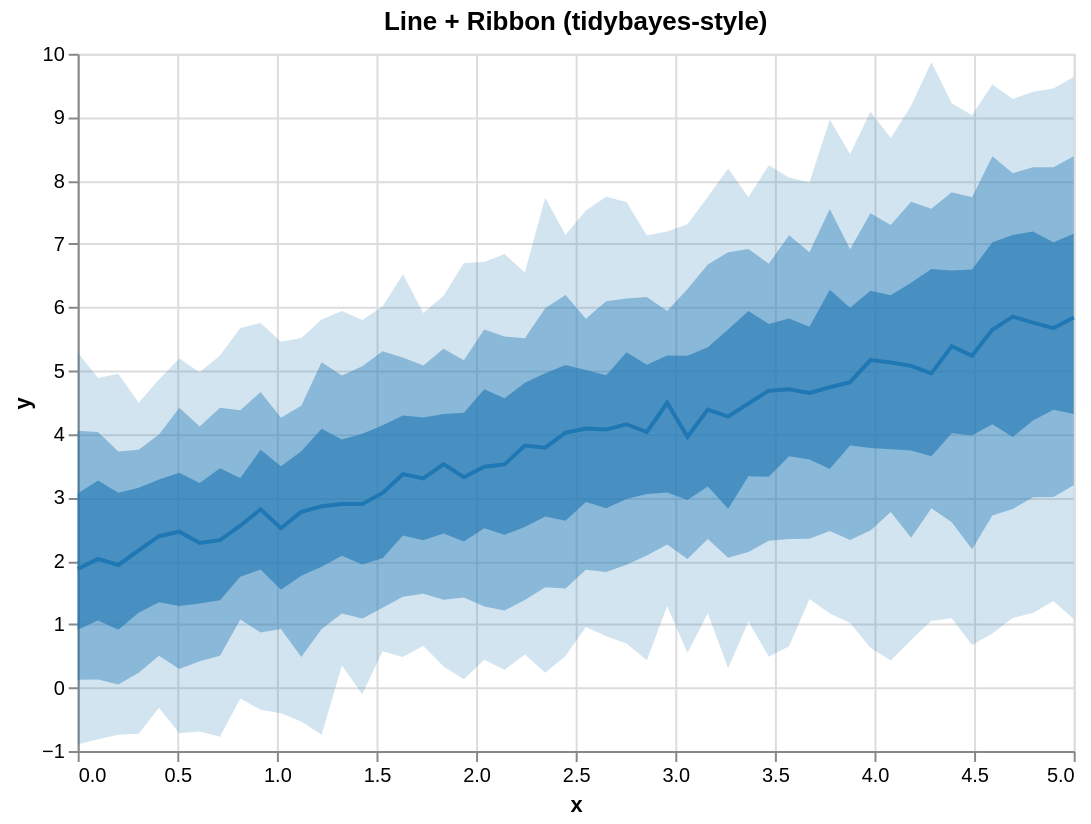

Write the Vega-Lite specification saved for this chart.
### Vega-Lite specification from a JSON file in a GitHub repository (floating-point values rounded to 4 significant figures)
{"$schema": "https://vega.github.io/schema/vega-lite/v5.json", "height": 350, "layer": [{"encoding": {"x": {"field": "x", "type": "quantitative"}, "y2": {"field": "hi_0_95_"}, "y": {"field": "lo_0_95_", "title": "y", "type": "quantitative"}}, "mark": {"line": false, "fill": "#1f77b4", "type": "area", "opacity": 0.2}}, {"encoding": {"x": {"field": "x", "type": "quantitative"}, "y2": {"field": "hi_0_8_"}, "y": {"field": "lo_0_8_", "title": "y", "type": "quantitative"}}, "mark": {"line": false, "fill": "#1f77b4", "type": "area", "opacity": 0.4}}, {"encoding": {"x": {"field": "x", "type": "quantitative"}, "y2": {"field": "hi_0_5_"}, "y": {"field": "lo_0_5_", "title": "y", "type": "quantitative"}}, "mark": {"line": false, "fill": "#1f77b4", "type": "area", "opacity": 0.6}}, {"encoding": {"x": {"field": "x", "type": "quantitative"}, "y": {"field": "__median__", "type": "quantitative"}}, "mark": {"color": "#1f77b4", "strokeWidth": 2, "type": "line"}}], "data": {"values": [{"lo_0_8_": 0.1233, "lo_0_95_": -0.8994, "hi_0_8_": 4.052, "x": 0.0, "__median__": 1.872, "hi_0_5_": 3.061, "hi_0_95_": 5.285, "lo_0_5_": 0.9141}, {"lo_0_8_": 0.1289, "lo_0_95_": -0.8148, "hi_0_8_": 4.035, "x": 0.102, "__median__": 2.031, "hi_0_5_": 3.267, "hi_0_95_": 4.885, "lo_0_5_": 1.06}, {"lo_0_8_": 0.04976, "lo_0_95_": -0.7435, "hi_0_8_": 3.724, "x": 0.2041, "__median__": 1.935, "hi_0_5_": 3.074, "hi_0_95_": 4.951, "lo_0_5_": 0.9109}, {"lo_0_8_": 0.2361, "lo_0_95_": -0.7278, "hi_0_8_": 3.753, "x": 0.3061, "__median__": 2.165, "hi_0_5_": 3.154, "hi_0_95_": 4.493, "lo_0_5_": 1.179}, {"lo_0_8_": 0.5041, "lo_0_95_": -0.317, "hi_0_8_": 3.993, "x": 0.4082, "__median__": 2.389, "hi_0_5_": 3.281, "hi_0_95_": 4.861, "lo_0_5_": 1.347}, {"lo_0_8_": 0.2936, "lo_0_95_": -0.7207, "hi_0_8_": 4.416, "x": 0.5102, "__median__": 2.46, "hi_0_5_": 3.389, "hi_0_95_": 5.194, "lo_0_5_": 1.287}, {"lo_0_8_": 0.4158, "lo_0_95_": -0.6929, "hi_0_8_": 4.12, "x": 0.6122, "__median__": 2.283, "hi_0_5_": 3.228, "hi_0_95_": 4.975, "lo_0_5_": 1.326}, {"lo_0_8_": 0.5042, "lo_0_95_": -0.7752, "hi_0_8_": 4.416, "x": 0.7143, "__median__": 2.327, "hi_0_5_": 3.459, "hi_0_95_": 5.239, "lo_0_5_": 1.378}, {"lo_0_8_": 1.075, "lo_0_95_": -0.1714, "hi_0_8_": 4.378, "x": 0.8163, "__median__": 2.554, "hi_0_5_": 3.305, "hi_0_95_": 5.674, "lo_0_5_": 1.75}, {"lo_0_8_": 0.8713, "lo_0_95_": -0.3495, "hi_0_8_": 4.663, "x": 0.9184, "__median__": 2.814, "hi_0_5_": 3.751, "hi_0_95_": 5.754, "lo_0_5_": 1.863}, {"lo_0_8_": 0.9234, "lo_0_95_": -0.4058, "hi_0_8_": 4.257, "x": 1.02, "__median__": 2.515, "hi_0_5_": 3.494, "hi_0_95_": 5.457, "lo_0_5_": 1.542}, {"lo_0_8_": 0.4842, "lo_0_95_": -0.5364, "hi_0_8_": 4.445, "x": 1.122, "__median__": 2.773, "hi_0_5_": 3.729, "hi_0_95_": 5.516, "lo_0_5_": 1.765}, {"lo_0_8_": 0.9264, "lo_0_95_": -0.7433, "hi_0_8_": 5.131, "x": 1.224, "__median__": 2.861, "hi_0_5_": 4.085, "hi_0_95_": 5.806, "lo_0_5_": 1.906}, {"lo_0_8_": 1.17, "lo_0_95_": 0.3477, "hi_0_8_": 4.924, "x": 1.327, "__median__": 2.898, "hi_0_5_": 3.915, "hi_0_95_": 5.942, "lo_0_5_": 2.081}, {"lo_0_8_": 1.089, "lo_0_95_": -0.1058, "hi_0_8_": 5.068, "x": 1.429, "__median__": 2.898, "hi_0_5_": 4.003, "hi_0_95_": 5.798, "lo_0_5_": 1.944}, {"lo_0_8_": 1.259, "lo_0_95_": 0.5738, "hi_0_8_": 5.305, "x": 1.531, "__median__": 3.072, "hi_0_5_": 4.139, "hi_0_95_": 6.013, "lo_0_5_": 2.043}, {"lo_0_8_": 1.433, "lo_0_95_": 0.4832, "hi_0_8_": 5.21, "x": 1.633, "__median__": 3.367, "hi_0_5_": 4.292, "hi_0_95_": 6.521, "lo_0_5_": 2.4}, {"lo_0_8_": 1.481, "lo_0_95_": 0.6604, "hi_0_8_": 5.081, "x": 1.735, "__median__": 3.301, "hi_0_5_": 4.26, "hi_0_95_": 5.912, "lo_0_5_": 2.324}, {"lo_0_8_": 1.385, "lo_0_95_": 0.3349, "hi_0_8_": 5.344, "x": 1.837, "__median__": 3.527, "hi_0_5_": 4.316, "hi_0_95_": 6.181, "lo_0_5_": 2.432}, {"lo_0_8_": 1.421, "lo_0_95_": 0.1323, "hi_0_8_": 5.165, "x": 1.939, "__median__": 3.319, "hi_0_5_": 4.338, "hi_0_95_": 6.701, "lo_0_5_": 2.304}, {"lo_0_8_": 1.28, "lo_0_95_": 0.438, "hi_0_8_": 5.65, "x": 2.041, "__median__": 3.486, "hi_0_5_": 4.706, "hi_0_95_": 6.715, "lo_0_5_": 2.515}, {"lo_0_8_": 1.218, "lo_0_95_": 0.2814, "hi_0_8_": 5.54, "x": 2.143, "__median__": 3.522, "hi_0_5_": 4.565, "hi_0_95_": 6.842, "lo_0_5_": 2.413}, {"lo_0_8_": 1.384, "lo_0_95_": 0.5221, "hi_0_8_": 5.514, "x": 2.245, "__median__": 3.819, "hi_0_5_": 4.812, "hi_0_95_": 6.549, "lo_0_5_": 2.535}, {"lo_0_8_": 1.583, "lo_0_95_": 0.2348, "hi_0_8_": 5.985, "x": 2.347, "__median__": 3.785, "hi_0_5_": 4.961, "hi_0_95_": 7.728, "lo_0_5_": 2.701}, {"lo_0_8_": 1.563, "lo_0_95_": 0.498, "hi_0_8_": 6.192, "x": 2.449, "__median__": 4.022, "hi_0_5_": 5.091, "hi_0_95_": 7.14, "lo_0_5_": 2.633}, {"lo_0_8_": 1.857, "lo_0_95_": 0.9548, "hi_0_8_": 5.818, "x": 2.551, "__median__": 4.086, "hi_0_5_": 5.011, "hi_0_95_": 7.527, "lo_0_5_": 2.927}, {"lo_0_8_": 1.825, "lo_0_95_": 0.8115, "hi_0_8_": 6.094, "x": 2.653, "__median__": 4.071, "hi_0_5_": 4.929, "hi_0_95_": 7.746, "lo_0_5_": 2.83}, {"lo_0_8_": 1.937, "lo_0_95_": 0.6963, "hi_0_8_": 6.139, "x": 2.755, "__median__": 4.155, "hi_0_5_": 5.292, "hi_0_95_": 7.661, "lo_0_5_": 2.974}, {"lo_0_8_": 2.084, "lo_0_95_": 0.4327, "hi_0_8_": 6.161, "x": 2.857, "__median__": 4.03, "hi_0_5_": 5.095, "hi_0_95_": 7.133, "lo_0_5_": 3.054}, {"lo_0_8_": 2.259, "lo_0_95_": 1.288, "hi_0_8_": 5.942, "x": 2.959, "__median__": 4.494, "hi_0_5_": 5.239, "hi_0_95_": 7.194, "lo_0_5_": 3.078}, {"lo_0_8_": 2.028, "lo_0_95_": 0.5472, "hi_0_8_": 6.291, "x": 3.061, "__median__": 3.957, "hi_0_5_": 5.237, "hi_0_95_": 7.312, "lo_0_5_": 2.96}, {"lo_0_8_": 2.345, "lo_0_95_": 1.174, "hi_0_8_": 6.674, "x": 3.163, "__median__": 4.388, "hi_0_5_": 5.371, "hi_0_95_": 7.746, "lo_0_5_": 3.174}, {"lo_0_8_": 2.049, "lo_0_95_": 0.3069, "hi_0_8_": 6.869, "x": 3.265, "__median__": 4.276, "hi_0_5_": 5.652, "hi_0_95_": 8.191, "lo_0_5_": 2.821}, {"lo_0_8_": 2.14, "lo_0_95_": 1.043, "hi_0_8_": 6.922, "x": 3.367, "__median__": 4.483, "hi_0_5_": 5.941, "hi_0_95_": 7.735, "lo_0_5_": 3.333}, {"lo_0_8_": 2.317, "lo_0_95_": 0.4858, "hi_0_8_": 6.689, "x": 3.469, "__median__": 4.685, "hi_0_5_": 5.736, "hi_0_95_": 8.24, "lo_0_5_": 3.325}, {"lo_0_8_": 2.344, "lo_0_95_": 0.6522, "hi_0_8_": 7.138, "x": 3.571, "__median__": 4.706, "hi_0_5_": 5.825, "hi_0_95_": 8.048, "lo_0_5_": 3.649}, {"lo_0_8_": 2.347, "lo_0_95_": 1.396, "hi_0_8_": 6.868, "x": 3.673, "__median__": 4.649, "hi_0_5_": 5.693, "hi_0_95_": 7.969, "lo_0_5_": 3.601}, {"lo_0_8_": 2.47, "lo_0_95_": 1.168, "hi_0_8_": 7.551, "x": 3.776, "__median__": 4.738, "hi_0_5_": 6.277, "hi_0_95_": 8.961, "lo_0_5_": 3.449}, {"lo_0_8_": 2.33, "lo_0_95_": 1.021, "hi_0_8_": 6.914, "x": 3.878, "__median__": 4.819, "hi_0_5_": 5.993, "hi_0_95_": 8.42, "lo_0_5_": 3.82}, {"lo_0_8_": 2.477, "lo_0_95_": 0.6284, "hi_0_8_": 7.482, "x": 3.98, "__median__": 5.168, "hi_0_5_": 6.26, "hi_0_95_": 9.086, "lo_0_5_": 3.782}, {"lo_0_8_": 2.771, "lo_0_95_": 0.4293, "hi_0_8_": 7.3, "x": 4.082, "__median__": 5.13, "hi_0_5_": 6.191, "hi_0_95_": 8.67, "lo_0_5_": 3.76}, {"lo_0_8_": 2.363, "lo_0_95_": 0.7508, "hi_0_8_": 7.666, "x": 4.184, "__median__": 5.077, "hi_0_5_": 6.389, "hi_0_95_": 9.178, "lo_0_5_": 3.742}, {"lo_0_8_": 2.828, "lo_0_95_": 1.053, "hi_0_8_": 7.553, "x": 4.286, "__median__": 4.958, "hi_0_5_": 6.605, "hi_0_95_": 9.868, "lo_0_5_": 3.65}, {"lo_0_8_": 2.61, "lo_0_95_": 1.095, "hi_0_8_": 7.815, "x": 4.388, "__median__": 5.387, "hi_0_5_": 6.579, "hi_0_95_": 9.218, "lo_0_5_": 4.012}, {"lo_0_8_": 2.184, "lo_0_95_": 0.6705, "hi_0_8_": 7.735, "x": 4.49, "__median__": 5.235, "hi_0_5_": 6.597, "hi_0_95_": 9.03, "lo_0_5_": 3.977}, {"lo_0_8_": 2.716, "lo_0_95_": 0.8549, "hi_0_8_": 8.384, "x": 4.592, "__median__": 5.645, "hi_0_5_": 7.026, "hi_0_95_": 9.515, "lo_0_5_": 4.156}, {"lo_0_8_": 2.817, "lo_0_95_": 1.098, "hi_0_8_": 8.115, "x": 4.694, "__median__": 5.853, "hi_0_5_": 7.141, "hi_0_95_": 9.286, "lo_0_5_": 3.956}, {"lo_0_8_": 3.002, "lo_0_95_": 1.178, "hi_0_8_": 8.212, "x": 4.796, "__median__": 5.757, "hi_0_5_": 7.198, "hi_0_95_": 9.399, "lo_0_5_": 4.216}, {"lo_0_8_": 3.006, "lo_0_95_": 1.366, "hi_0_8_": 8.209, "x": 4.898, "__median__": 5.671, "hi_0_5_": 7.025, "hi_0_95_": 9.454, "lo_0_5_": 4.382}, {"lo_0_8_": 3.193, "lo_0_95_": 1.084, "hi_0_8_": 8.385, "x": 5.0, "__median__": 5.839, "hi_0_5_": 7.16, "hi_0_95_": 9.633, "lo_0_5_": 4.316}]}, "title": "Line + Ribbon (tidybayes-style)", "width": 500}
